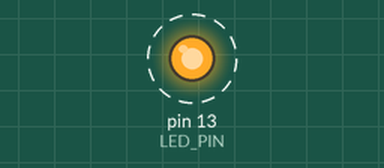
This sketch was run on a simulated Arduino Uno, built with avr-gcc and run on an emulated ATmega328P. Shown: output pins drawn as LEDs (lit = HIGH). Dashed ring = blinking. What the sketch prints to the serial monitor is not drawn.

Above: at 0.5 s.
Timing chart, 0 to 4.6 s (numbered marks = the images above):
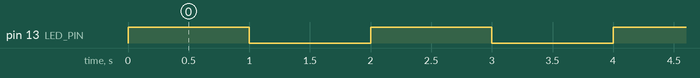

Measured:
- by itself, pin 13 (LED_PIN): alternates HIGH for 1.0 s and LOW for 1.0 s

The sketch:

sonoff-blink.ino
```cpp
/*
 ESP8266 Blink for Sonoff switch

*/

#define LED_PIN 13

void setup() {
  Serial.begin(115200);
  Serial.println("Setup output");
  pinMode(LED_PIN, OUTPUT);
}

void loop() {
  digitalWrite(LED_PIN, HIGH);
  Serial.println("LED off");
  delay(1000);
  digitalWrite(LED_PIN, LOW);
  Serial.println("LED on");
  delay(1000);
}
```
